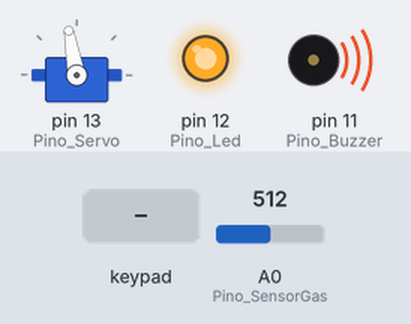
Simulated run of this sketch. Board: Arduino Uno, built with avr-gcc and run on an emulated ATmega328P. Parts: servo, output pins drawn as LEDs (lit = HIGH), buzzer (waves = sounding, pin HIGH). The inputs (shaded band) are chosen by the test bench; at power-on: A0 (Pino_SensorGas) = 512. What the sketch prints to the serial monitor is not drawn.

Above: at 1.2 s.
1.3 s: keypad keys 1 # 2 # pressed 0.4 s apart
Timing chart, 0 to 4.3 s (numbered marks = the images above; inputs shaded):
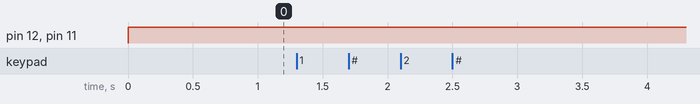

The sketch:

Arduino_gas.ino
```cpp
#include <Servo.h> //Biblioteca do servo motor
#include <Keypad.h> //Biblioteca do teclado matricial

int Pino_Servo = 13; //Porta Servo Motor
int Pino_Led = 12; //PINO Led
int Pino_Buzzer = 11; // Pino Buzina
int Pino_SensorGas = A0; // Pino do Sensor de Gás
int nivel_sensor = 250; // Nivel do
int condicao = 1; // Variável de controle do sensor

char* senha = "1#2#"; //Definição da senha(6 DIGITOS)
int var_senha_armazenada = 0;

const byte LINHAS = 4; // Quantidade de linhas do teclado
const byte COLUNAS = 4; // Quantidade de colunas do teclado

// Objeto mapeado pelo teclado matricial
char digitos[LINHAS][COLUNAS] =
{
  {'1', '2', '3', 'A'},
  {'4', '5', '6', 'B'},
  {'7', '8', '9', 'C'},
  {'*', '0', '#', 'D'}
};

byte pinosLinha[LINHAS] = {9, 8, 7, 6}; // pinos de conexão das linhas no arduino
byte pinosColuna[COLUNAS] = {5, 4, 3, 2}; // pinos de conexão das colunas no arduino

Keypad keypad = Keypad( makeKeymap(digitos), pinosLinha, pinosColuna, LINHAS, COLUNAS ); // objeto de leitura das teclas com os parâmetros lidos
Servo s; //Objeto do Servo motor

void setup() {
  pinMode(Pino_Servo, OUTPUT); //Definindo o Servo como Saída
  pinMode(Pino_Led, OUTPUT);  //Definindo o Led como Saída
  pinMode(Pino_Buzzer, OUTPUT); //Definindo o Buzina como Saída
  pinMode(Pino_SensorGas, INPUT);  //Definindo o Sensor de Gás como Entrada
  Serial.begin(115200); //Inicializando o Serial Monitor
  s.attach(Pino_Servo); // Inicializando o Servo Motor
  s.write(0); // Colocando o Servo Motor na posição 0°
}

void loop() {

  char digito = keypad.getKey(); // faz a leitura das teclas
  Serial.write("0"); //Escreve 1 no serial monitor

  //Se a leitura analógica for maior que 250
  if (analogRead(Pino_SensorGas) >= nivel_sensor) {
    digitalWrite(Pino_Led, HIGH); //Liga o led
    digitalWrite(Pino_Buzzer, HIGH); //Liga a buzina
    s.write(100); //Colocando o Servo Motor na posição 100°
    Serial.write("1"); //Escreve 0 no serial monitor
  }

  if (digito != 0) {
    if (digito == senha[var_senha_armazenada]) var_senha_armazenada ++;
    else var_senha_armazenada = 0;

    if (var_senha_armazenada == 4)  {
      digitalWrite(Pino_Led, LOW); //Desliga o led
      digitalWrite(Pino_Buzzer, LOW); //Desliga a buzina
      s.write(0); //Colocando o Servo Motor na posição 0°
      Serial.write("0"); //Escreve 1 no serial monitor
    }
  }
}
```
